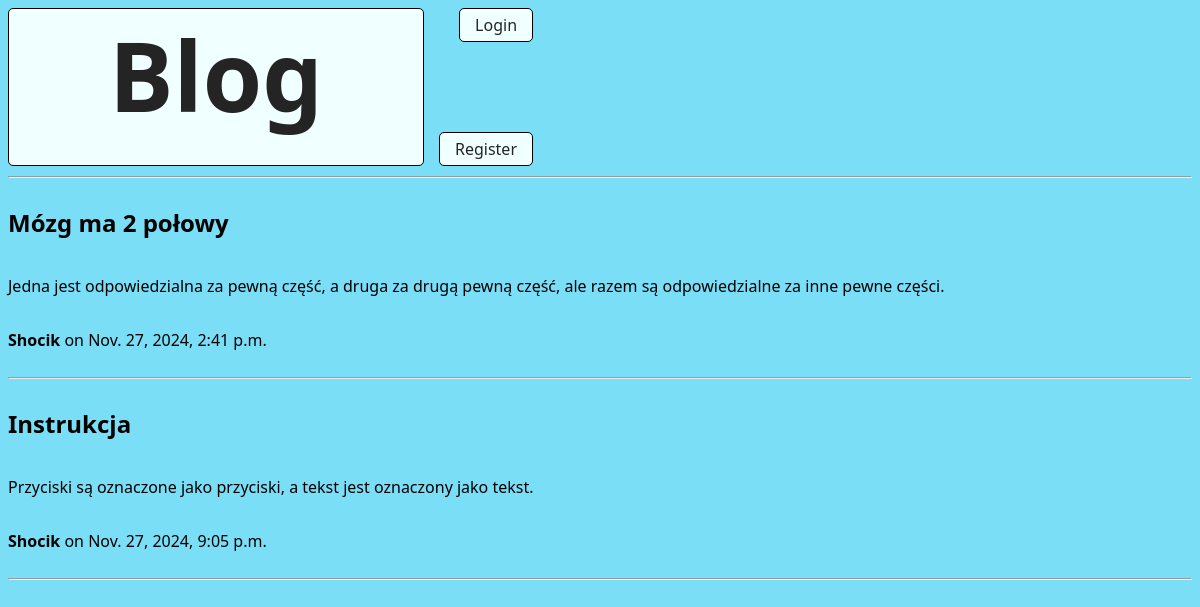
The page / on the database its author committed.
### blog_site/models.py (models this page shows, shortened)
class Post(models.Model):
    author = models.ForeignKey(User, on_delete=models.CASCADE)
    title = models.CharField(max_length=150)
    content = models.TextField()
    created_at = models.DateTimeField(auto_now_add=True)

### blog_site/views.py (the view)
# urls.py: path('', views.index, name='index'),
def index(request):
    posts = Post.objects.all()
    return render(request, 'index.html', {'posts': posts})

### blog_site/templates/index.html (shortened to what this page needs)
{% extends 'base.html' %}
{% block content %}
{% for post in posts %}
<div class="container">
    <div>
        <h2>{{ post.title }}</h2>
    </div>
    <p>{{ post.content }}</p>
    <p><b>{{ post.author.username }}</b> on {{ post.created_at }}</p>
</div>
<hr>
{% endfor %}
{% endblock %}

### blog_site/templates/base.html (shortened to what this page needs)
<!DOCTYPE html>
<html lang="en">
<head>
    {% load static %}
    <link rel="stylesheet" type="text/css" href="{% static '/css/style.css' %}">
</head>
<body>
    <nav>
        <a class="home" href="{% url 'index' %}">Blog</a>
        <div>
            {% if user.is_authenticated %}
            <form method="POST" action="{% url 'logout' %}">
                {% csrf_token %}
                <button type="submit">Logout</button>
            </form>
            <a href="{% url 'create_post' %}">New Post</a>
            {% else %}
            <a href="{% url 'login' %}">Login</a>
            <a href="{% url 'register' %}">Register</a>
            {% endif %}
        </div>
    </nav>
    <hr>
    {% block content %} {% endblock %}
</body>
</html>

### blog_site/static/css/style.css (style rules this page uses)
body { background-color: rgb(123, 222, 247); font-family: system-ui, -apple-system, BlinkMacSystemFont, 'Segoe UI', Roboto, Oxygen, Ubuntu, Cantarell, 'Open Sans', 'Helvetica Neue', sans-serif; min-width: 540px; }
nav { display: flex; flex-direction: row; }
.home { display: block; background-color: azure; margin-right: 15px; padding: 0 100px 25px 100px; border-radius: 5px; border: 1px black solid; text-decoration: none; color: rgb(36, 36, 36); font-weight: 700; font-size: 6em; }
nav>div { display: flex; flex-direction: column; justify-content: space-between; align-items: end; }
nav>div>a, form>button, .container>div>a { display: block; background-color: azure; padding: 5px 15px; border: 1px black solid; text-decoration: none; font-size: 1em; color: rgb(36, 36, 36); border-radius: 5px; cursor: pointer; }
hr { margin-top: 10px; }
.container { display: flex; flex-direction: column; }
.container>div { display: flex; flex-direction: row; justify-content: start; align-items: center; }
.container>div>h2 { margin-right: 15px; }

### rows shown on the page
Post: title "Mózg ma 2 połowy", content "Jedna jest odpowiedzialna za pewną część, a druga za drugą pewną część, ale razem są odpowiedzialne za inne pewne części.", author.username "Shocik", created_at "Nov. 27, 2024, 2:41 p.m."
Post: title "Instrukcja", content "Przyciski są oznaczone jako przyciski, a tekst jest oznaczony jako tekst.", author.username "Shocik", created_at "Nov. 27, 2024, 9:05 p.m."
